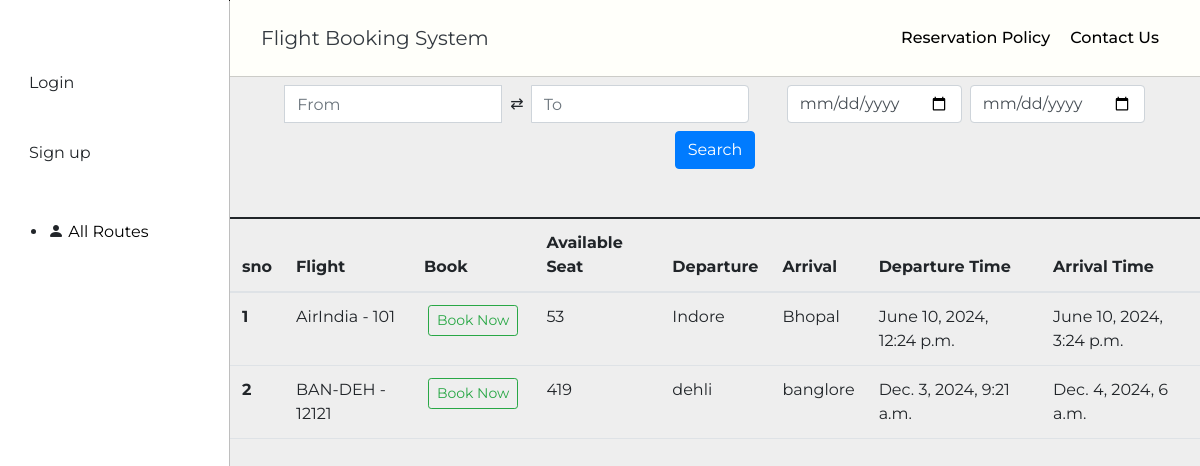
The page / on the database its author committed.
### home/models.py (models this page shows, shortened)
class Schedule(models.Model):
    flight = models.OneToOneField(Flight, on_delete=models.CASCADE)
    route = models.ForeignKey(Route, on_delete=models.CASCADE)
    source_departure_datetime = models.DateTimeField()
    destination_arrival_datetime = models.DateTimeField()
    duration = models.DurationField(null=True, blank=True)
    total_seats_on_flight = models.IntegerField(null=True, blank=True)
    total_available_seats_on_flight = models.IntegerField(null=True, blank=True)
    created_at = models.DateTimeField(auto_now_add=True)
    updated_at = models.DateTimeField(auto_now=True)
    class Meta:
        ordering = ["source_departure_datetime"]

class Flight(models.Model):
    flight_no = models.CharField(max_length=50, unique=True)
    flight_TYPES = [
        ("low cost carrier", "low cost carrier"),
        ("full service", "full service"),
    ]
    name = models.CharField(max_length=100)
    type = models.CharField(max_length=20, choices=flight_TYPES)
    capacity = models.IntegerField()
    created_at = models.DateTimeField(auto_now_add=True)
    updated_at = models.DateTimeField(auto_now=True)
    def __str__(self):
        return f"{self.name} - {self.flight_no}"

class Route(models.Model):
    departure_location = models.CharField(max_length=100)
    arrival_location = models.CharField(max_length=100)
    distance = models.IntegerField()
    created_at = models.DateTimeField(auto_now_add=True)
    updated_at = models.DateTimeField(auto_now=True)

### home/views.py (the view)
# urls.py: path("", views.homeView, name="homeView"),
def homeView(request):
    routes = Route.objects.all()
    schedules = Schedule.objects.all().order_by("source_departure_datetime")
    context = {
        "AllSchedules": schedules,
        "routes": routes,
    }
    return render(request, "home/index.html", context)

### templates/home/index.html (shortened to what this page needs)
{% load static %}
{% include 'base.html' %}
<html lang="en">
  <head>
    <link href="https://cdn.jsdelivr.net/npm/smartwizard@6/dist/css/smart_wizard_all.min.css" rel="stylesheet" type="text/css" />
    <link rel="stylesheet" href="{% static "css/personalModal.css" %}">
    <link rel="stylesheet" href="{% static "css/styles.css" %}" />
  </head>
    {% block body %}
      {% include 'home/search.html' %}
    <footer>© Flight Booking System</footer>
    {% endblock body %}
</html>

### templates/home/search.html (shortened to what this page needs)
{% load static %}
<head>
<link rel="stylesheet" href="{% static "css/filter.css" %}" />
  </head>
  <div class="main-container">
  <form class="row gy-2 gx-3 justify-content-center" action="{% url 'search' %}">
    <div class="col-auto input-group">
      <input type="text" aria-label="From" class="form-control" name="source_location" value="{{ source_location }}" placeholder="From">
      <span class="span-center mx-2">&#8644;</span>
      <input type="text" aria-label="To" class="form-control" name="destination_location" value="{{ destination_location }}" placeholder="To">
    </div>
    <div class="col-auto d-inline-flex">
      <input type="date"  class="form-control mx-2" id="autoSizingInput" name="start_date" value="{{ start_date }}" placeholder="Start Date">
      <input type="date" class="form-control mx-" id="autoSizingInput" name="end_date" value="{{ end_date }}" placeholder="End Date">
    </div>
    <div class="col-auto">
      <button type="submit" class="btn btn-primary">Search</button>
    </div>
  </form>
{% if AllSchedules %}
  <table class="table mt-5">
    <tbody>
      <thead>
        <tr>
          <th scope="col">sno</th>
          <th scope="col">Flight</th>
          <th scope="col">Book</th>
          <th scope="col">Available Seat</th>
          <th scope="col">Departure</th>
          <th scope="col">Arrival</th>
          <th scope="col">Departure Time</th>
          <th scope="col">Arrival Time</th>
        </tr>
      </thead>
      {% for schedule in AllSchedules %}
      <tr>
        <th scope="row">{{ forloop.counter }}</th>
        <td>{{schedule.flight}}</td>
        <td>
          {% if user.is_authenticated %}
          {% if schedule.route and schedule.pk %}
          <a href="{% url 'booking' route_id=schedule.route.pk schedule_id=schedule.pk %}" type="button" class="btn btn-outline-success btn-sm mx-1">Book Now</a>
            {% else %}
              <p>Booking details not available</p>
        {% endif %}
          {% else %}
          <button
            type="button"
            class="btn btn-outline-success btn-sm mx-1"
            data-bs-toggle="modal"
            data-bs-target="#loginModal"
          >
            Book Now
          </button>
          {% endif %}
        </td>
        <td>{{schedule.total_available_seats_on_flight}}</td>
        <td>{{schedule.route.departure_location}}</td>
        <td>{{schedule.route.arrival_location}}</td>
        <td>{{schedule.source_departure_datetime}}</td>
        <td>{{schedule.destination_arrival_datetime}}</td>
      </tr>
      {% endfor %}
    </tbody>
  </table>
  {% else %}
  <div class="alert alert-dark" role="alert">No Schedule</div>
  {% endif %}
</div>

### static/css/style.css (style rules this page uses)
:root { --cerulean: #4484ce; --aluminium: #FFFFFA; --light: #f9cf00; --tangerine: #f19f4d; }
* { font-family: 'Montserrat', sans-serif; }
body { background-color: var(--aluminium); overflow: visible !important; }
.main-container { position: relative; float: right; width: calc(100% - 230px); }

### static/css/personalModal.css (style rules this page uses)
body { background-color: #eee }

### static/css/styles.css (style rules this page uses)
* { margin: 0; padding: 0; box-sizing: border-box; }
footer { font-family: 'Rajdhani', sans-serif; font-weight: 300; font-size: 1.5rem; text-align: center; width: 100%; padding: 10px; border-top: 1px solid black; }

### static/css/filter.css (style rules this page uses)
.input-group { width: auto; }
.span-center { display: inline-flex; align-items: center; }

### rows shown on the page
Schedule: flight "AirIndia - 101", total_available_seats_on_flight "53", route.departure_location "Indore", route.arrival_location "Bhopal", source_departure_datetime "June 10, 2024, 12:24 p.m.", destination_arrival_datetime "June 10, 2024, 3:24 p.m."
Schedule: flight "BAN-DEH - 12121", total_available_seats_on_flight "419", route.departure_location "dehli", route.arrival_location "banglore", source_departure_datetime "Dec. 3, 2024, 9:21 a.m.", destination_arrival_datetime "Dec. 4, 2024, 6 a.m."
